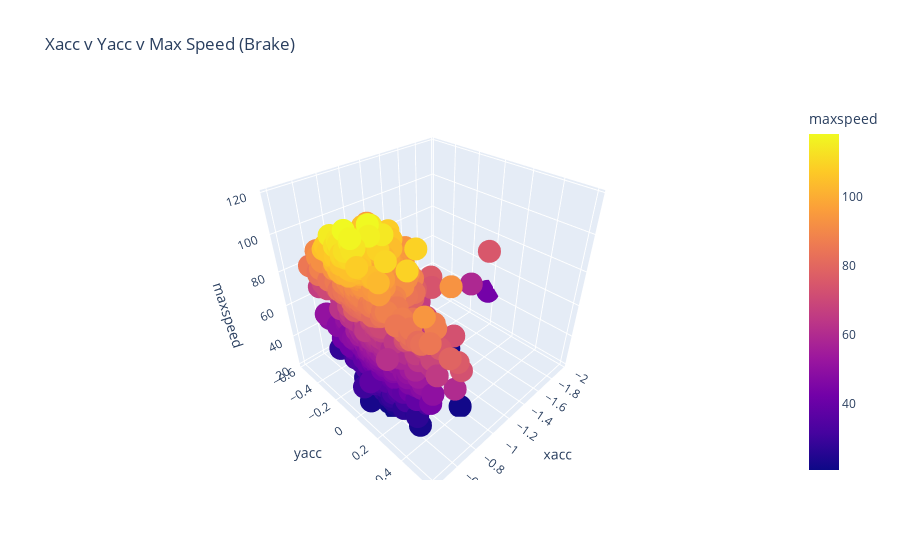

The cell this chart's notebook holds for it:
### Code cell
#braking only (max speed)
brake_xyacc_maxspeed = px.scatter_3d(brake_speed_count, x="xacc", y="yacc", z="maxspeed", color="maxspeed", title="Xacc v Yacc v Max Speed (Brake)")
brake_xyacc_maxspeed.show()

### Figure 1 — Plotly figure (JSON) as saved in the notebook; plotly's stock layout.template omitted (floating-point values rounded to 4 significant figures; data arrays with more than 128 entries replaced by an {"elided": "..."} marker saying what was removed)
{"data": [{"hovertemplate": "xacc=%{x}<br>yacc=%{y}<br>maxspeed=%{marker.color}<extra></extra>", "legendgroup": "", "marker": {"color": {"elided": "2617 int values"}, "coloraxis": "coloraxis", "symbol": "circle"}, "mode": "markers", "name": "", "scene": "scene", "showlegend": false, "type": "scatter3d", "x": {"elided": "2617 float values"}, "y": {"elided": "2617 float values"}, "z": {"elided": "2617 int values"}}], "layout": {"coloraxis": {"colorbar": {"title": {"text": "maxspeed"}}, "colorscale": [[0, "#0d0887"], [0.1111, "#46039f"], [0.2222, "#7201a8"], [0.3333, "#9c179e"], [0.4444, "#bd3786"], [0.5556, "#d8576b"], [0.6667, "#ed7953"], [0.7778, "#fb9f3a"], [0.8889, "#fdca26"], [1, "#f0f921"]]}, "legend": {"tracegroupgap": 0}, "scene": {"domain": {"x": [0, 1], "y": [0, 1]}, "xaxis": {"title": {"text": "xacc"}}, "yaxis": {"title": {"text": "yacc"}}, "zaxis": {"title": {"text": "maxspeed"}}}, "title": {"text": "Xacc v Yacc v Max Speed (Brake)"}}}
